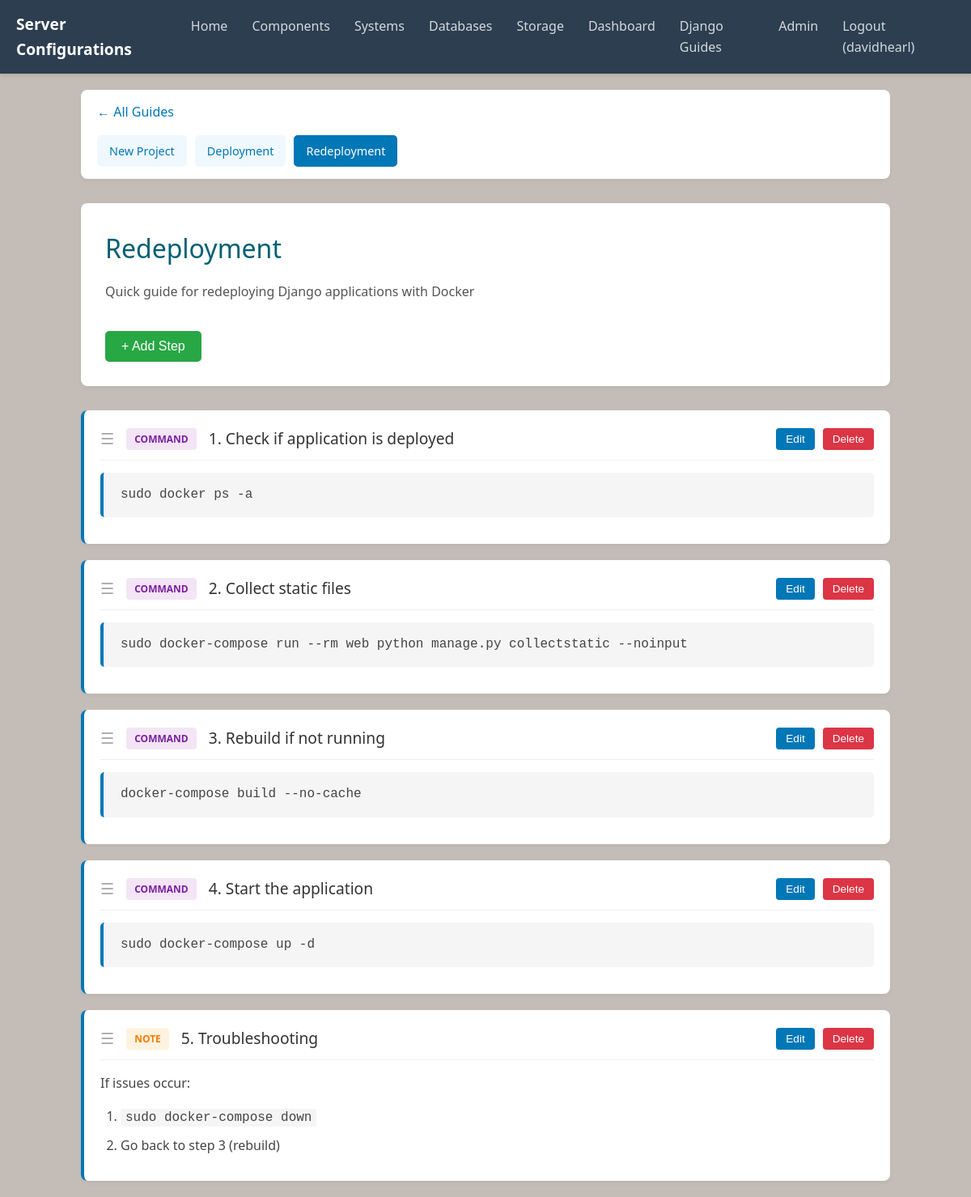
The page /django-guides/redeployment/ (signed in) on the database its author committed.
### server_deployments/models.py (models this page shows, shortened)
class DjangoGuide(models.Model):
    title = models.CharField(max_length=255)
    slug = models.SlugField(unique=True)
    description = models.TextField(blank=True)
    order = models.PositiveIntegerField(default=0, help_text="Display order in navigation")
    created_at = models.DateTimeField(auto_now_add=True)
    updated_at = models.DateTimeField(auto_now=True)
    class Meta:
        ordering = ['order', 'title']

class DjangoStep(models.Model):
    guide = models.ForeignKey(DjangoGuide, on_delete=models.CASCADE, related_name='steps')
    title = models.CharField(max_length=255)
    content = models.TextField(help_text="Content in HTML format")
    order = models.PositiveIntegerField(default=0, help_text="Display order within the guide")
    step_type = models.CharField(
        max_length=20,
        choices=[
            ('section', 'Section'),
            ('command', 'Command'),
            ('code', 'Code Block'),
            ('note', 'Note'),
        ],
        default='section'
    )
    created_at = models.DateTimeField(auto_now_add=True)
    updated_at = models.DateTimeField(auto_now=True)
    class Meta:
        ordering = ['order']

### server_deployments/views.py (the view)
# urls.py: path('django-guides/<slug:slug>/', views.django_guide_detail, name='django_guide_detail'),
@login_required
def django_guide_detail(request, slug):
    guide = get_object_or_404(DjangoGuide, slug=slug)
    steps = guide.steps.all()
    all_guides = DjangoGuide.objects.all()
    return render(request, 'server_deployments/django_guide_detail.html', {
        'guide': guide,
        'steps': steps,
        'all_guides': all_guides
    })

### server_deployments/templates/server_deployments/django_guide_detail.html (shortened to what this page needs)
{% extends 'base.html' %}
{% load static %}
{% block extra_css %}
<link rel="stylesheet" href="{% static 'css/django_guides.css' %}">
{% endblock %}
{% block content %}
<div class="django-guide-detail">
    <div class="guide-nav">
        <a href="{% url 'django_guides' %}" class="back-link">← All Guides</a>
        <div class="guide-nav-links">
            {% for g in all_guides %}
            <a href="{% url 'django_guide_detail' g.slug %}" class="{% if g.id == guide.id %}active{% endif %}">
                {{ g.title }}
            </a>
            {% endfor %}
        </div>
    </div>
    <div class="guide-header">
        <h1>{{ guide.title }}</h1>
        <p class="guide-description">{{ guide.description }}</p>
        <button onclick="showAddStepModal()" class="add-step-btn">+ Add Step</button>
    </div>
    <div class="steps-container" id="stepsContainer">
        {% for step in steps %}
        <div class="step-item" data-step-id="{{ step.id }}" data-order="{{ step.order }}">
            <div class="step-header">
                <div class="step-drag-handle">☰</div>
                <span class="step-type-badge {{ step.step_type }}">{{ step.get_step_type_display }}</span>
                <h3 class="step-title">{{ step.order }}. {{ step.title }}</h3>
                <div class="step-actions">
                    <button onclick="editStep({{ step.id }})" class="edit-btn">Edit</button>
                    <button onclick="deleteStep({{ step.id }})" class="delete-btn">Delete</button>
                </div>
            </div>
            <div class="step-content">
                {{ step.content|safe }}
            </div>
        </div>
        {% empty %}
        <div class="no-steps">
            <p>No steps yet. Click "Add Step" to get started.</p>
        </div>
        {% endfor %}
    </div>
</div>
{% endblock %}

### templates/base.html (shortened to what this page needs)
<!DOCTYPE html>
<html lang="en">
<head>
    {% load static %}
    <link rel="stylesheet" href="{% static 'css/navigation.css' %}">
    <link rel="stylesheet" href="{% static 'css/styles.css' %}">
    {% block extra_css %}
    {% endblock %}
</head>
<body>
    <nav class="main-nav">
        <div class="nav-container">
            <div class="nav-logo">
                <a href="{% url 'home' %}">Server Configurations</a>
            </div>
            <ul class="nav-links">
                {% if user.is_authenticated %}
                <li><a href="{% url 'home' %}" class="nav-item">Home</a></li>
                <li><a href="{% url 'components' %}" class="nav-item">Components</a></li>
                <li><a href="{% url 'systems' %}" class="nav-item">Systems</a></li>
                <li><a href="{% url 'databases' %}" class="nav-item">Databases</a></li>
                <li><a href="{% url 'storage_view' %}" class="nav-item">Storage</a></li>
                <li><a href="{% url 'dashboard' %}" class="nav-item">Dashboard</a></li>
                <li><a href="{% url 'django_guides' %}" class="nav-item">Django Guides</a></li>
                <li><a href="{% url 'admin:index' %}" class="nav-item">Admin</a></li>
                <li style="margin-left: auto;"><a href="{% url 'logout' %}" class="nav-item">Logout ({{ user.username }})</a></li>
                {% endif %}
            </ul>
        </div>
    </nav>
    <main>
        {% block content %}
        {% endblock %}
    </main>
</body>
</html>

### static/css/navigation.css (style rules this page uses)
.main-nav { background-color: #2c3e50; box-shadow: 0 2px 5px rgba(0,0,0,0.1); position: sticky; top: 0; z-index: 1000; }
.nav-container { max-width: 1200px; margin: 0 auto; display: flex; justify-content: space-between; align-items: center; padding: 0 20px; }
.nav-logo a { color: white; font-weight: 600; font-size: 1.2em; text-decoration: none; padding: 15px 0; display: block; }
.nav-links { list-style: none; display: flex; margin: 0; padding: 0; }
.nav-links li { margin: 0; padding: 0; }
.nav-item { color: rgba(255,255,255,0.8); text-decoration: none; padding: 15px; display: block; transition: all 0.3s ease; font-weight: 500; }

### static/css/styles.css (style rules this page uses)
body { font-family: 'Segoe UI', Tahoma, Geneva, Verdana, sans-serif; line-height: 1.6; color: #333; background-color: #c4bdb7; margin: 0; padding: 0; }
h1, h2, h3, h4, h5, h6 { font-weight: 500; margin-top: 0; margin-bottom: 12px; }
a { color: #3498db; text-decoration: none; }

### static/css/django_guides.css (style rules this page uses)
.guide-description { color: #555; margin-bottom: 20px; }
.django-guide-detail { max-width: 1000px; margin: 0 auto; padding: 20px; }
.guide-nav { background: white; padding: 15px 20px; border-radius: 8px; margin-bottom: 30px; box-shadow: 0 2px 5px rgba(0,0,0,0.05); }
.back-link { color: #0077b6; text-decoration: none; font-weight: 500; display: inline-block; margin-bottom: 15px; }
.guide-nav-links { display: flex; gap: 10px; flex-wrap: wrap; }
.guide-nav-links a { padding: 8px 15px; background: #f0f8ff; color: #0077b6; text-decoration: none; border-radius: 5px; font-size: 0.9rem; transition: background 0.2s; }
.guide-nav-links a.active { background: #0077b6; color: white; }
.guide-header { background: white; padding: 30px; border-radius: 8px; margin-bottom: 30px; box-shadow: 0 2px 5px rgba(0,0,0,0.05); }
.guide-header h1 { color: #005f73; margin-bottom: 15px; }
.add-step-btn { background-color: #28a745; color: white; border: none; padding: 10px 20px; border-radius: 5px; cursor: pointer; font-size: 1rem; font-weight: 500; margin-top: 15px; transition: background-color 0.2s; }
.steps-container { display: flex; flex-direction: column; gap: 20px; }
.step-item { background: white; border-radius: 8px; padding: 20px; box-shadow: 0 2px 5px rgba(0,0,0,0.05); border-left: 4px solid #0077b6; cursor: move; transition: box-shadow 0.2s; }
.step-header { display: flex; align-items: center; gap: 15px; margin-bottom: 15px; padding-bottom: 10px; border-bottom: 1px solid #eee; }
.step-drag-handle { cursor: grab; color: #aaa; font-size: 1.2rem; user-select: none; }
.step-type-badge { padding: 4px 10px; border-radius: 4px; font-size: 0.75rem; font-weight: 600; text-transform: uppercase; }
.step-type-badge.command { background: #f3e5f5; color: #7b1fa2; }
.step-type-badge.note { background: #fff3e0; color: #f57c00; }
.step-title { flex: 1; margin: 0; color: #333; font-size: 1.2rem; }
.step-actions { display: flex; gap: 10px; }
.edit-btn, .delete-btn { padding: 6px 12px; border: none; border-radius: 4px; cursor: pointer; font-size: 0.85rem; transition: background-color 0.2s; }
.edit-btn { background-color: #0077b6; color: white; }
.delete-btn { background-color: #dc3545; color: white; }
.step-content { line-height: 1.6; color: #444; }
.step-content pre { background: #f5f5f5; padding: 15px; border-radius: 5px; overflow-x: auto; border-left: 4px solid #0077b6; }
.step-content code { font-family: 'Courier New', monospace; background: #f5f5f5; padding: 2px 6px; border-radius: 3px; }
.step-content ul, .step-content ol { padding-left: 25px; margin: 10px 0; }
.step-content li { margin: 8px 0; }

### rows shown on the page
DjangoGuide: title "New Project"
DjangoGuide: title "Deployment"
DjangoGuide: title "Redeployment", description "Quick guide for redeploying Django applications with Docker"
DjangoStep: step_type "COMMAND", order "1", title "Check if application is deployed", content "sudo docker ps -a"
DjangoStep: step_type "COMMAND", order "2", title "Collect static files", content "sudo docker-compose run --rm web python manage.py collectstatic --noinput"
DjangoStep: step_type "COMMAND", order "3", title "Rebuild if not running", content "docker-compose build --no-cache"
DjangoStep: step_type "COMMAND", order "4", title "Start the application", content "sudo docker-compose up -d"
DjangoStep: step_type "NOTE", order "5", title "Troubleshooting", content "If issues occur: sudo docker-compose down Go back to step 3 (rebuild)"

### other values the page prints
{{ user.username }} "davidhearl"
